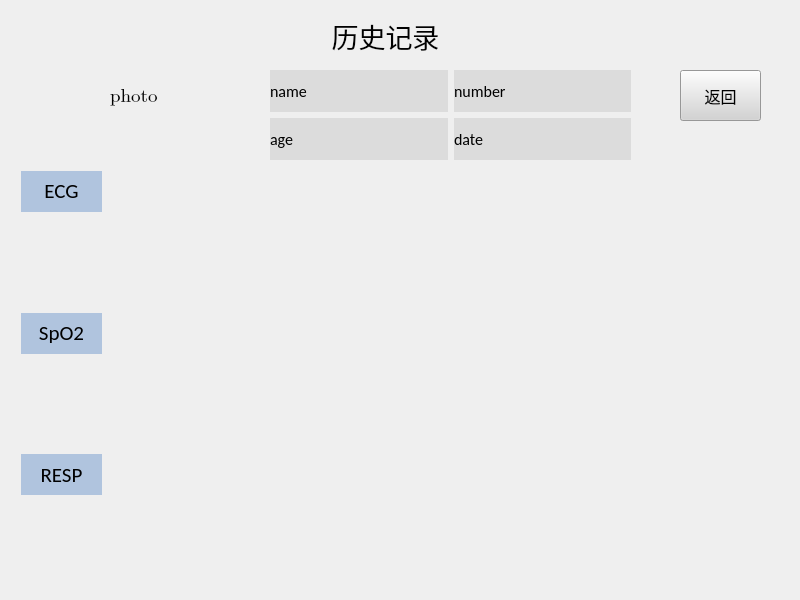
<?xml version="1.0" encoding="UTF-8"?>
<ui version="4.0">
 <class>WidgetHistory</class>
 <widget class="QWidget" name="WidgetHistory">
  <property name="geometry">
   <rect>
    <x>0</x>
    <y>0</y>
    <width>800</width>
    <height>600</height>
   </rect>
  </property>
  <property name="windowTitle">
   <string>Form</string>
  </property>
  <widget class="QWidget" name="layoutWidget_2">
   <property name="geometry">
    <rect>
     <x>103</x>
     <y>171</y>
     <width>531</width>
     <height>421</height>
    </rect>
   </property>
   <layout class="QVBoxLayout" name="verticalLayout_2">
    <item>
     <widget class="QWidget" name="ECGWave" native="true">
      <property name="styleSheet">
       <string notr="true"/>
      </property>
     </widget>
    </item>
    <item>
     <widget class="QWidget" name="SpO2Wave" native="true">
      <property name="styleSheet">
       <string notr="true"/>
      </property>
     </widget>
    </item>
    <item>
     <widget class="QWidget" name="RESPWave" native="true">
      <property name="styleSheet">
       <string notr="true"/>
      </property>
     </widget>
    </item>
   </layout>
  </widget>
  <widget class="QWidget" name="RESP" native="true">
   <property name="geometry">
    <rect>
     <x>21</x>
     <y>454</y>
     <width>81</width>
     <height>41</height>
    </rect>
   </property>
   <property name="styleSheet">
    <string notr="true">background-color:#B0C4DE</string>
   </property>
   <widget class="QLabel" name="RESPLabel">
    <property name="geometry">
     <rect>
      <x>0</x>
      <y>5</y>
      <width>81</width>
      <height>31</height>
     </rect>
    </property>
    <property name="font">
     <font>
      <family>Calibri</family>
      <pointsize>16</pointsize>
     </font>
    </property>
    <property name="styleSheet">
     <string notr="true"/>
    </property>
    <property name="text">
     <string>RESP</string>
    </property>
    <property name="alignment">
     <set>Qt::AlignCenter</set>
    </property>
   </widget>
  </widget>
  <widget class="QWidget" name="layoutWidget_5">
   <property name="geometry">
    <rect>
     <x>270</x>
     <y>70</y>
     <width>361</width>
     <height>90</height>
    </rect>
   </property>
   <layout class="QGridLayout" name="gridLayout">
    <item row="0" column="0">
     <widget class="QLabel" name="name">
      <property name="font">
       <font>
        <family>Calibri</family>
        <pointsize>12</pointsize>
       </font>
      </property>
      <property name="styleSheet">
       <string notr="true">color: black; background-color:Gainsboro </string>
      </property>
      <property name="text">
       <string>name</string>
      </property>
      <property name="textFormat">
       <enum>Qt::AutoText</enum>
      </property>
      <property name="alignment">
       <set>Qt::AlignLeading|Qt::AlignLeft|Qt::AlignVCenter</set>
      </property>
      <property name="wordWrap">
       <bool>false</bool>
      </property>
      <property name="margin">
       <number>6</number>
      </property>
      <property name="indent">
       <number>-1</number>
      </property>
     </widget>
    </item>
    <item row="0" column="1">
     <widget class="QLabel" name="number">
      <property name="font">
       <font>
        <family>Calibri</family>
        <pointsize>12</pointsize>
       </font>
      </property>
      <property name="styleSheet">
       <string notr="true">color: black; background-color:Gainsboro </string>
      </property>
      <property name="text">
       <string>number</string>
      </property>
      <property name="margin">
       <number>6</number>
      </property>
     </widget>
    </item>
    <item row="1" column="0">
     <widget class="QLabel" name="age">
      <property name="font">
       <font>
        <family>Calibri</family>
        <pointsize>12</pointsize>
       </font>
      </property>
      <property name="styleSheet">
       <string notr="true">color: black; background-color:Gainsboro </string>
      </property>
      <property name="text">
       <string>age</string>
      </property>
      <property name="margin">
       <number>6</number>
      </property>
     </widget>
    </item>
    <item row="1" column="1">
     <widget class="QLabel" name="date">
      <property name="font">
       <font>
        <family>Calibri</family>
        <pointsize>12</pointsize>
       </font>
      </property>
      <property name="styleSheet">
       <string notr="true">color: black; background-color:Gainsboro </string>
      </property>
      <property name="text">
       <string>date</string>
      </property>
      <property name="margin">
       <number>6</number>
      </property>
     </widget>
    </item>
   </layout>
  </widget>
  <widget class="QWidget" name="layoutWidget_4">
   <property name="geometry">
    <rect>
     <x>650</x>
     <y>170</y>
     <width>131</width>
     <height>421</height>
    </rect>
   </property>
   <layout class="QVBoxLayout" name="verticalLayout">
    <item>
     <widget class="QWidget" name="ECGData" native="true">
      <widget class="QLabel" name="label">
       <property name="geometry">
        <rect>
         <x>-70</x>
         <y>-20</y>
         <width>201</width>
         <height>71</height>
        </rect>
       </property>
       <property name="text">
        <string>历史记录</string>
       </property>
      </widget>
     </widget>
    </item>
    <item>
     <widget class="QWidget" name="SpO2Data" native="true"/>
    </item>
    <item>
     <widget class="QWidget" name="RESPData" native="true"/>
    </item>
   </layout>
   <zorder>SpO2Data</zorder>
   <zorder>RESPData</zorder>
   <zorder>ECGData</zorder>
  </widget>
  <widget class="QLabel" name="photo">
   <property name="geometry">
    <rect>
     <x>110</x>
     <y>40</y>
     <width>141</width>
     <height>111</height>
    </rect>
   </property>
   <property name="font">
    <font>
     <family>Cambria Math</family>
     <pointsize>14</pointsize>
    </font>
   </property>
   <property name="styleSheet">
    <string notr="true"/>
   </property>
   <property name="text">
    <string>photo</string>
   </property>
  </widget>
  <widget class="QWidget" name="layoutWidget_3">
   <property name="geometry">
    <rect>
     <x>0</x>
     <y>20</y>
     <width>2</width>
     <height>2</height>
    </rect>
   </property>
   <layout class="QVBoxLayout" name="verticalLayout_3"/>
  </widget>
  <widget class="QWidget" name="ECG" native="true">
   <property name="geometry">
    <rect>
     <x>21</x>
     <y>171</y>
     <width>81</width>
     <height>41</height>
    </rect>
   </property>
   <property name="styleSheet">
    <string notr="true">background-color:#B0C4DE</string>
   </property>
   <widget class="QLabel" name="ECGLabel">
    <property name="geometry">
     <rect>
      <x>0</x>
      <y>-1</y>
      <width>81</width>
      <height>41</height>
     </rect>
    </property>
    <property name="font">
     <font>
      <family>Calibri</family>
      <pointsize>16</pointsize>
      <weight>50</weight>
      <bold>false</bold>
     </font>
    </property>
    <property name="styleSheet">
     <string notr="true"/>
    </property>
    <property name="text">
     <string>ECG</string>
    </property>
    <property name="alignment">
     <set>Qt::AlignCenter</set>
    </property>
   </widget>
  </widget>
  <widget class="QPushButton" name="backButton">
   <property name="geometry">
    <rect>
     <x>680</x>
     <y>70</y>
     <width>81</width>
     <height>51</height>
    </rect>
   </property>
   <property name="font">
    <font>
     <family>微软雅黑</family>
     <pointsize>12</pointsize>
     <weight>50</weight>
     <bold>false</bold>
    </font>
   </property>
   <property name="styleSheet">
    <string notr="true">background-color:lightgray;</string>
   </property>
   <property name="text">
    <string>返回</string>
   </property>
  </widget>
  <widget class="QWidget" name="SpO2" native="true">
   <property name="geometry">
    <rect>
     <x>21</x>
     <y>313</y>
     <width>81</width>
     <height>41</height>
    </rect>
   </property>
   <property name="styleSheet">
    <string notr="true">background-color:#B0C4DE</string>
   </property>
   <widget class="QLabel" name="SpO2Label">
    <property name="geometry">
     <rect>
      <x>0</x>
      <y>-1</y>
      <width>81</width>
      <height>41</height>
     </rect>
    </property>
    <property name="font">
     <font>
      <family>Calibri</family>
      <pointsize>16</pointsize>
     </font>
    </property>
    <property name="styleSheet">
     <string notr="true"/>
    </property>
    <property name="text">
     <string>SpO2</string>
    </property>
    <property name="alignment">
     <set>Qt::AlignCenter</set>
    </property>
   </widget>
  </widget>
  <widget class="QWidget" name="layoutWidget">
   <property name="geometry">
    <rect>
     <x>310</x>
     <y>10</y>
     <width>151</width>
     <height>51</height>
    </rect>
   </property>
   <layout class="QVBoxLayout" name="verticalLayout_5">
    <item>
     <widget class="QLabel" name="label_2">
      <property name="font">
       <font>
        <family>微软雅黑</family>
        <pointsize>20</pointsize>
       </font>
      </property>
      <property name="styleSheet">
       <string notr="true"/>
      </property>
      <property name="text">
       <string>历史记录</string>
      </property>
      <property name="alignment">
       <set>Qt::AlignCenter</set>
      </property>
     </widget>
    </item>
   </layout>
  </widget>
 </widget>
 <resources/>
 <connections/>
</ui>
